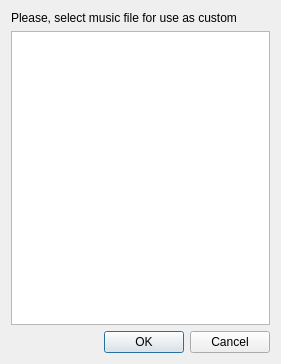
<?xml version="1.0" encoding="UTF-8"?>
<ui version="4.0">
 <class>MusicFileList</class>
 <widget class="QDialog" name="MusicFileList">
  <property name="geometry">
   <rect>
    <x>0</x>
    <y>0</y>
    <width>281</width>
    <height>364</height>
   </rect>
  </property>
  <property name="windowTitle">
   <string>Select Custom music</string>
  </property>
  <property name="windowIcon">
   <iconset resource="editor.qrc">
    <normaloff>:/lvl16.png</normaloff>:/lvl16.png</iconset>
  </property>
  <property name="locale">
   <locale language="English" country="UnitedStates"/>
  </property>
  <layout class="QVBoxLayout" name="verticalLayout">
   <item>
    <widget class="QLabel" name="SelectedFolder">
     <property name="locale">
      <locale language="English" country="UnitedStates"/>
     </property>
     <property name="text">
      <string>Please, select music file for use as custom</string>
     </property>
    </widget>
   </item>
   <item>
    <widget class="QListWidget" name="FileList">
     <property name="editTriggers">
      <set>QAbstractItemView::DoubleClicked|QAbstractItemView::EditKeyPressed</set>
     </property>
    </widget>
   </item>
   <item>
    <widget class="QDialogButtonBox" name="buttonBox">
     <property name="standardButtons">
      <set>QDialogButtonBox::Cancel|QDialogButtonBox::Ok</set>
     </property>
    </widget>
   </item>
  </layout>
 </widget>
 <resources>
  <include location="editor.qrc"/>
 </resources>
 <connections/>
</ui>
